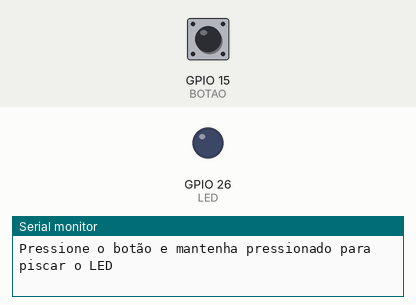
Bench run of a sketch on a simulated ESP32. Shown: output pins drawn as LEDs (lit = HIGH), the last lines printed to the serial monitor. The test bench sets the inputs (shaded band); at power-on: GPIO 15 (BOTAO) HIGH.

Above: at 1.2 s.
1.3 s: GPIO 15 (BOTAO) pulled LOW for 3.2 s
At 2.1 s:
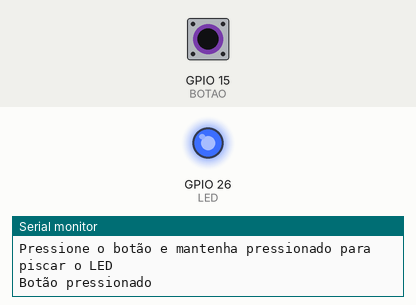
Timing chart, 0 to 6.8 s (numbered marks = the images above; inputs shaded):
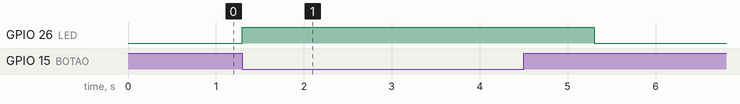

Measured:
- after the input at 1.3 s, GPIO 26 (LED): LOW → HIGH at once, → LOW 4.0 s later

The sketch:

LED_and_BUTTON__com_while___HIGH_.ino
```cpp
#define LED 26
#define BOTAO 15

void setup() {
  Serial.begin(9600);

  pinMode(LED, OUTPUT);
  pinMode(BOTAO, INPUT_PULLUP); // "INPUT_PULLUP" = HIGH (botão sempre se inicia ligado)

  Serial.println("Pressione o botão e mantenha pressionado para piscar o LED");
}

void loop() {
  while (digitalRead(BOTAO) == HIGH) {
    // não faz nada até que o botão seja precionado
  }

  // Quando o botão for pressionado, automaticamente o sistema sai do "while" e vai para o restante do código
  Serial.println("Botão pressionado");
  digitalWrite(LED, HIGH);
  delay(1000);
  digitalWrite(LED, LOW);
}
 
```
